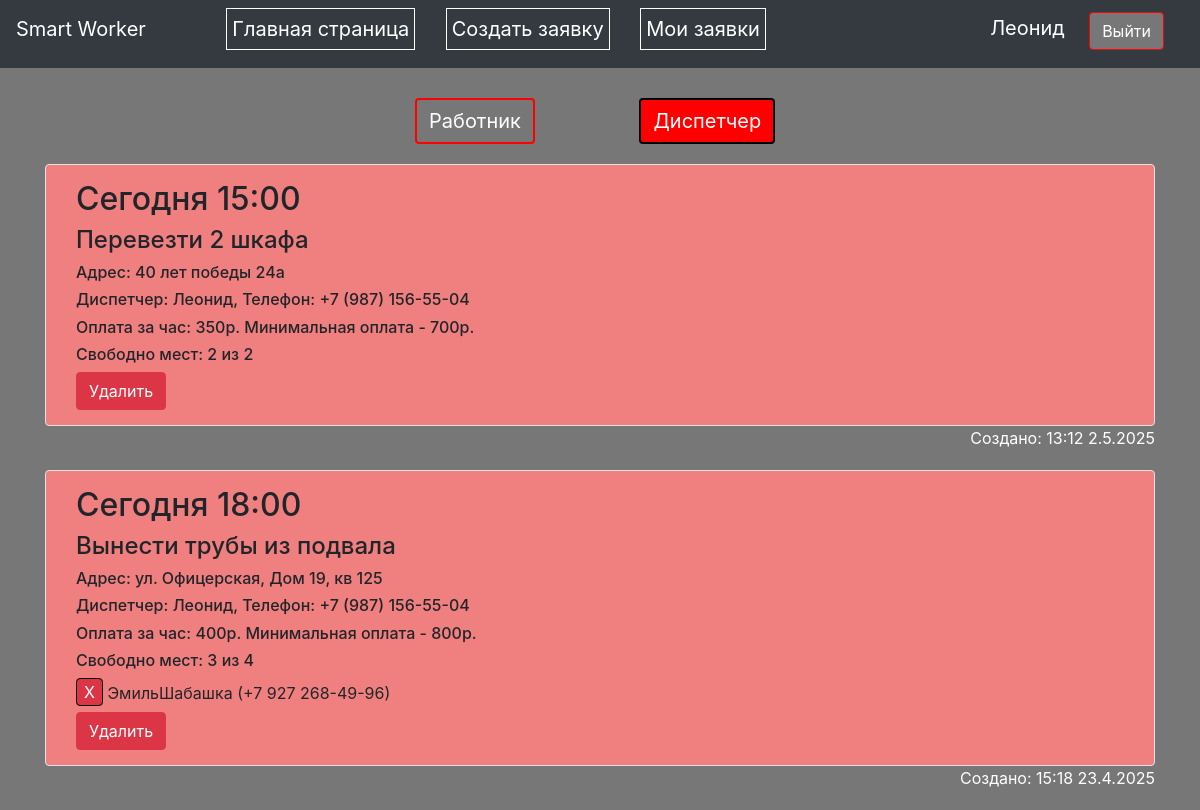
The page /my-works-dispatcher (signed in) on the database as committed earlier.
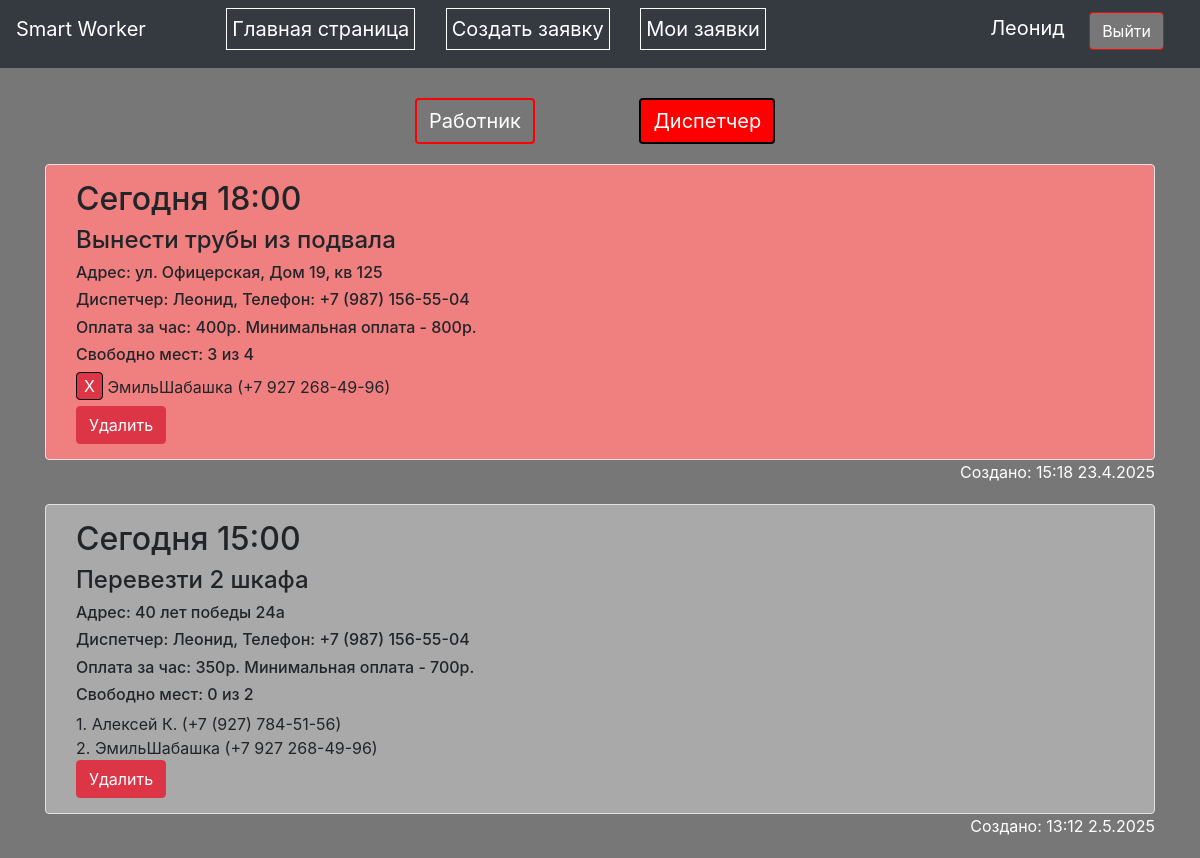
The same page on the database as committed later.
### data/works.py (models this page shows)
class Works(SqlAlchemyBase):
    __tablename__ = 'works'
    id = sqlalchemy.Column(sqlalchemy.Integer,
                           primary_key=True, autoincrement=True)
    time = sqlalchemy.Column(sqlalchemy.String, nullable=True)
    address = sqlalchemy.Column(sqlalchemy.String, nullable=True)
    mph = sqlalchemy.Column(sqlalchemy.Integer, nullable=True)
    min_pay = sqlalchemy.Column(sqlalchemy.Integer, nullable=True)
    ready = sqlalchemy.Column(sqlalchemy.String, nullable=True)
    description = sqlalchemy.Column(sqlalchemy.String, nullable=True)
    amount = sqlalchemy.Column(sqlalchemy.Integer, nullable=True)
    free = sqlalchemy.Column(sqlalchemy.Integer, nullable=True)
    created_date = sqlalchemy.Column(sqlalchemy.DateTime,
                                     default=datetime.datetime.now)
    is_close = sqlalchemy.Column(sqlalchemy.Boolean, default=False)
    user_id = sqlalchemy.Column(sqlalchemy.Integer,
                                sqlalchemy.ForeignKey("users.id"))
    user = orm.relationship('User')

### data/users.py (models this page shows, shortened)
class User(SqlAlchemyBase, UserMixin):
    __tablename__ = 'users'
    id = sqlalchemy.Column(sqlalchemy.Integer,
                           primary_key=True, autoincrement=True)
    name = sqlalchemy.Column(sqlalchemy.String, nullable=True)
    email = sqlalchemy.Column(sqlalchemy.String,
                              index=True, unique=True, nullable=True)
    phone = sqlalchemy.Column(sqlalchemy.String, nullable=True)
    hashed_password = sqlalchemy.Column(sqlalchemy.String, nullable=True)
    created_date = sqlalchemy.Column(sqlalchemy.DateTime,
                                     default=datetime.datetime.now)
    works = orm.relationship("Works", back_populates='user')

### main.py (the view)
@app.route('/my-works-dispatcher', methods=['GET', 'POST'])
@login_required
def my_dispatcher_works():
    db_sess = db_session.create_session()
    works = db_sess.query(Works).filter(Works.user == current_user)
    works = sorted(works, key=lambda x: (not (x.is_close), x.created_date))
    return render_template("my_works_dispatcher.html", title='Мои Заявки', works=works)

### data/db_session.py (called while the page is built)
def create_session() -> Session:
    global __factory
    return __factory()

### main.py (called while the page is built)
@login_manager.user_loader
def load_user(user_id):
    db_sess = db_session.create_session()
    return db_sess.query(User).get(user_id)

### templates/my_works_dispatcher.html (shortened to what this page needs)
{% extends "base.html" %}
{% block content %}
  <p>
  <a class="btn btn-primary " id="worker-btn" href="my-works-worker">Работник</a>
  <a class="btn btn-primary " id="dispatcher-btn-act" href="my-works-dispatcher">Диспетчер</a>
  </p>
{% for item in works[::-1]%}
{% if item.is_close %}
<div class="col-md6 border rounded" id="closed">
        <h2>{{item.time}}</h2>
        <div>
            <h4>{{item.description}}</h4>
        </div>
        <div>
            <h6>Адрес: {{item.address}}</h6>
            <h6>Диспетчер: {{item.user.name}}, Телефон: {{item.user.phone}}</h6>
            <h6>Оплата за час: {{item.mph}}р. Минимальная оплата - {{item.mph*item.min_pay}}р.</h6>
            <h6>Свободно мест: {{item.free}} из {{item.amount}}</h6>
        </div>
        {% if item.ready %}
        <div>
            {% for worker in item.ready.split(':')[:-1] %}
            <div>
                {{ loop.index }}.
                {{worker.split('|')[1]}}     ({{worker.split('|')[2]}})
            </div>
            {% endfor %}
        </div>
        {% endif %}
        <div>
            <a href="/works_delete/{{ item.id }}" class="btn btn-danger">
                Удалить
            </a>
        </div>
    </div>
{% else %}
<div class="col-md6 border rounded" id="opened">
        <h2>{{item.time}}</h2>
        <div>
            <h4>{{item.description}}</h4>
        </div>
        <div>
            <h6>Адрес: {{item.address}}</h6>
            <h6>Диспетчер: {{item.user.name}}, Телефон: {{item.user.phone}}</h6>
            <h6>Оплата за час: {{item.mph}}р. Минимальная оплата - {{item.mph*item.min_pay}}р.</h6>
            <h6>Свободно мест: {{item.free}} из {{item.amount}}</h6>
        </div>
        {% if current_user.is_authenticated and current_user == item.user %}
        {% if item.ready %}
        <div>
            {% for worker in item.ready.split(':')[:-1] %}
            <div>
                <a href="/delete_worker/{{ worker.split('|')[0] }}/{{ item.id }}" class="btn btn-danger" id="kick_btn">X</a>
                {{worker.split('|')[1]}}     ({{worker.split('|')[2]}})
            </div>
            {% endfor %}
        </div>
        {% endif %}
        <div>
            <a href="/works_delete/{{ item.id }}" class="btn btn-danger">
                Удалить
            </a>
        </div>
    {% endif %}
    </div>
{% endif %}
<p class="timestamp">Создано: {{item.created_date.time().hour}}:{{item.created_date.time().minute}} {{item.created_date.date().day}}.{{item.created_date.date().month}}.{{item.created_date.date().year}}</p>
{% endfor %}
{% endblock %}

Rows that differ between the two databases and show on the page:
shown differently, row unchanged: Works "Cегодня 18:00": moves up the list
changed Works "Сегодня 15:00": is_close False → True (drawn); free "2" → "0"
Other text that changed with them:
new list line: ". Алексей К. ( +7 (927) 784-51-56 )"
new list line: ". ЭмильШабашка ( +7 927 268-49-96 )"
